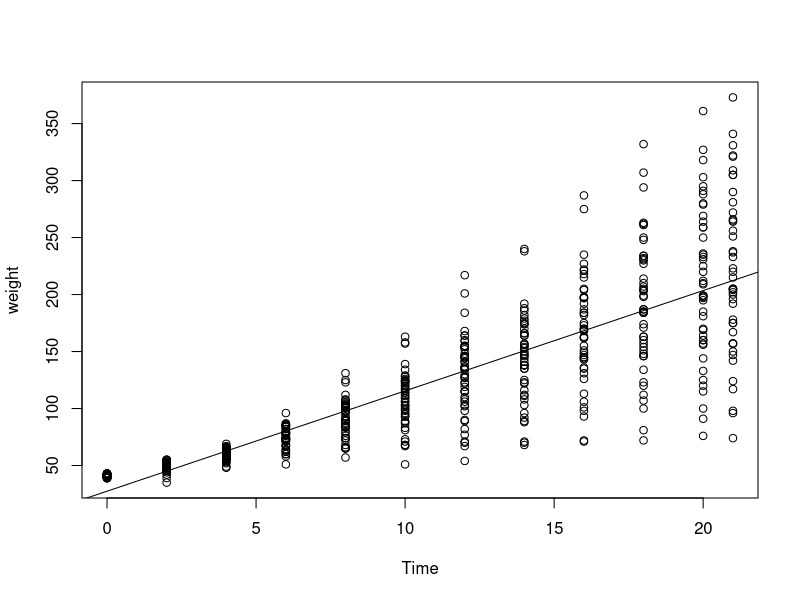
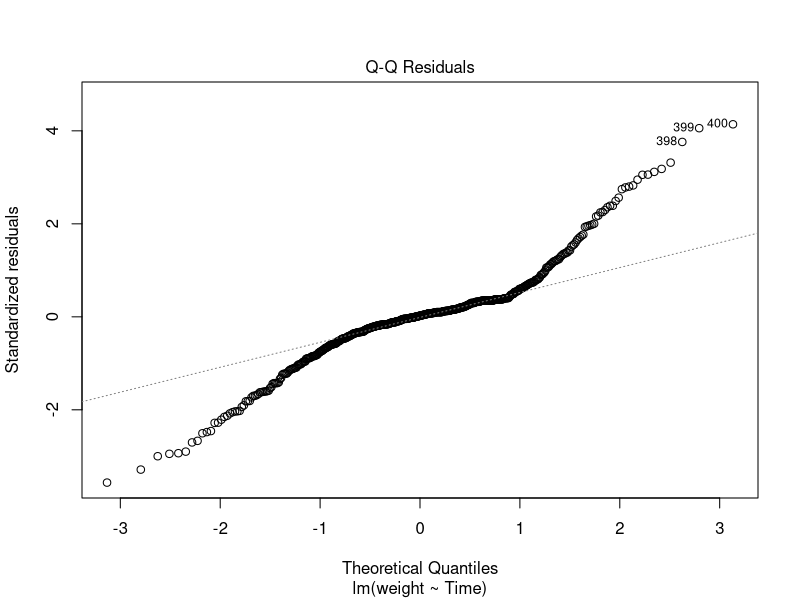
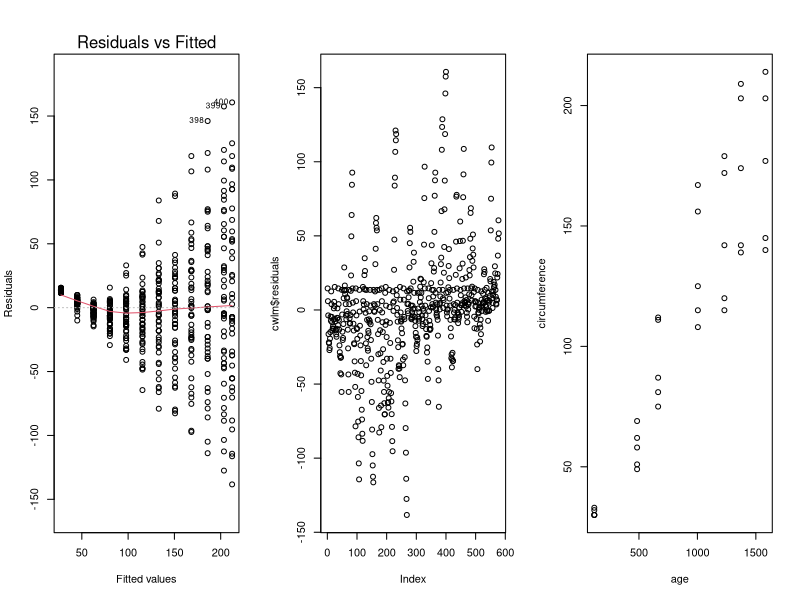
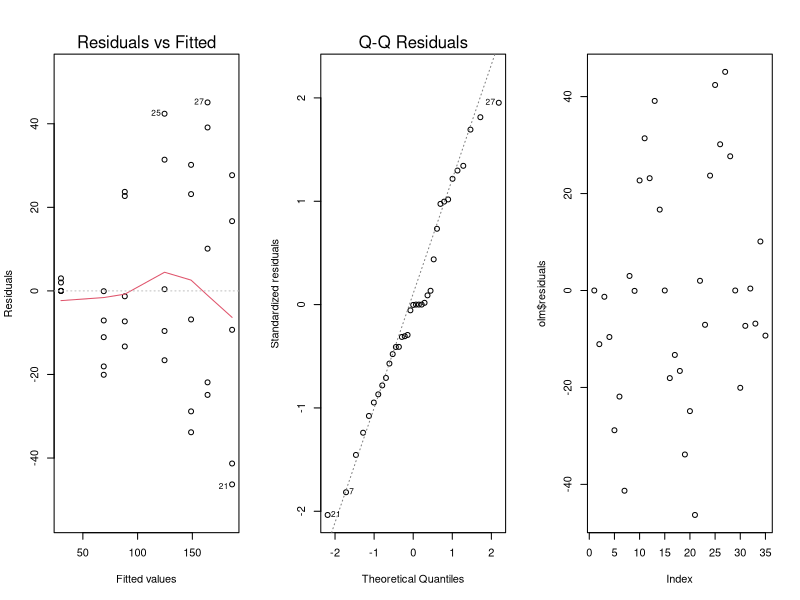
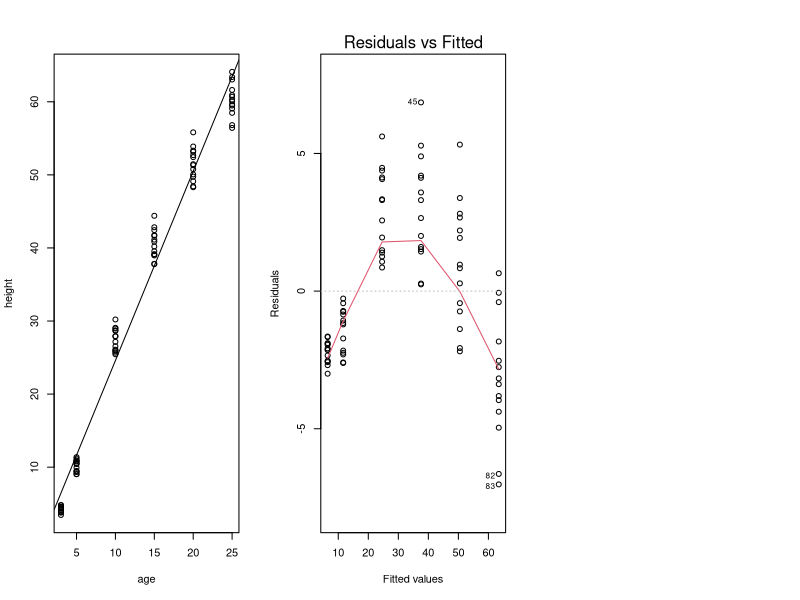

Generate these figures, in order, with R:
## ---- chunk 1
?ChickWeight
plot(weight ~ Time, data=ChickWeight)
cwlm <- lm(weight ~ Time, data=ChickWeight)
abline(cwlm)
plot(cwlm, which=2)
par(mfrow=c(1,3))
plot(cwlm, which = 1)
plot(cwlm$residuals)
## ---- chunk 2
?Orange
plot(circumference ~ age, data=Orange)
olm <- lm(circumference ~ age, data=Orange)
abline(cwlm)
par(mfrow=c(1,3))
plot(olm, which=1)
plot(olm, which = 2)
plot(olm$residuals)
## ---- chunk 3
plot(height ~ age, data=Loblolly)
lmlob <- lm(height ~ age, data=Loblolly)
abline(lmlob)
plot(lmlob, which=1)
